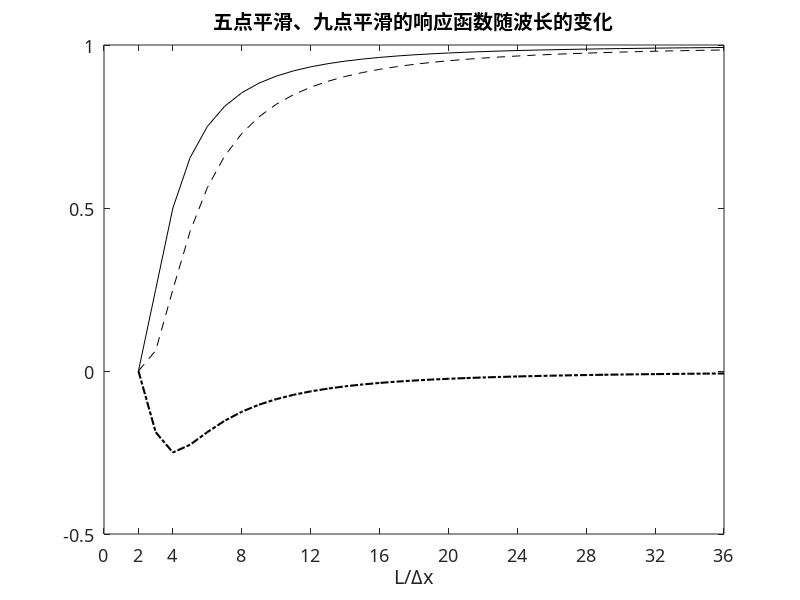

The MATLAB script that drew this image: (Note: this script raises an error after producing the figure.)
clear;clc;

S = 0.5;
dx = 1;
dy = dx;
L = 1:36;

R5 = 1 - S .* (sind(180./L.*dx).^2 + sind(180./L.*dy).^2);
R9 = (1 - 2 * S .* sind(180./L.*dx).^2) .* (1 - 2 * S .* sind(180./L.*dy).^2);
y = [R5;R9;R9-R5]';
x = 2:36;

plot(x,y(2:36,1),'k',x,y(2:36,2),'--k',x,y(2:36,3),'-.k','LineWidth',1.5);
xlim([0 36])
title('五点平滑、九点平滑的响应函数随波长的变化')
xlabel(['L/','\Deltax'])
set(gca,'xtick',[0,2,4,8,12,16,20,24,28,32,36],'xtickLabel',{'0','2','4','8','12','16','20','24','28','32','36',},...
    'ytick',[-0.5,0,0.5,1],'ytickLabel',{'-0.5','0','0.5','1'},...
    'FontSize',13,'FontName','微软雅黑','ylim',[-0.5 1])

yline(0,'LineWidth',2);
legend('R_{5}(1/2,L)','R_{9}(-1/2,L)','R_{5}(1/2,L)-R_{9}(-1/2,L)','Location','east')